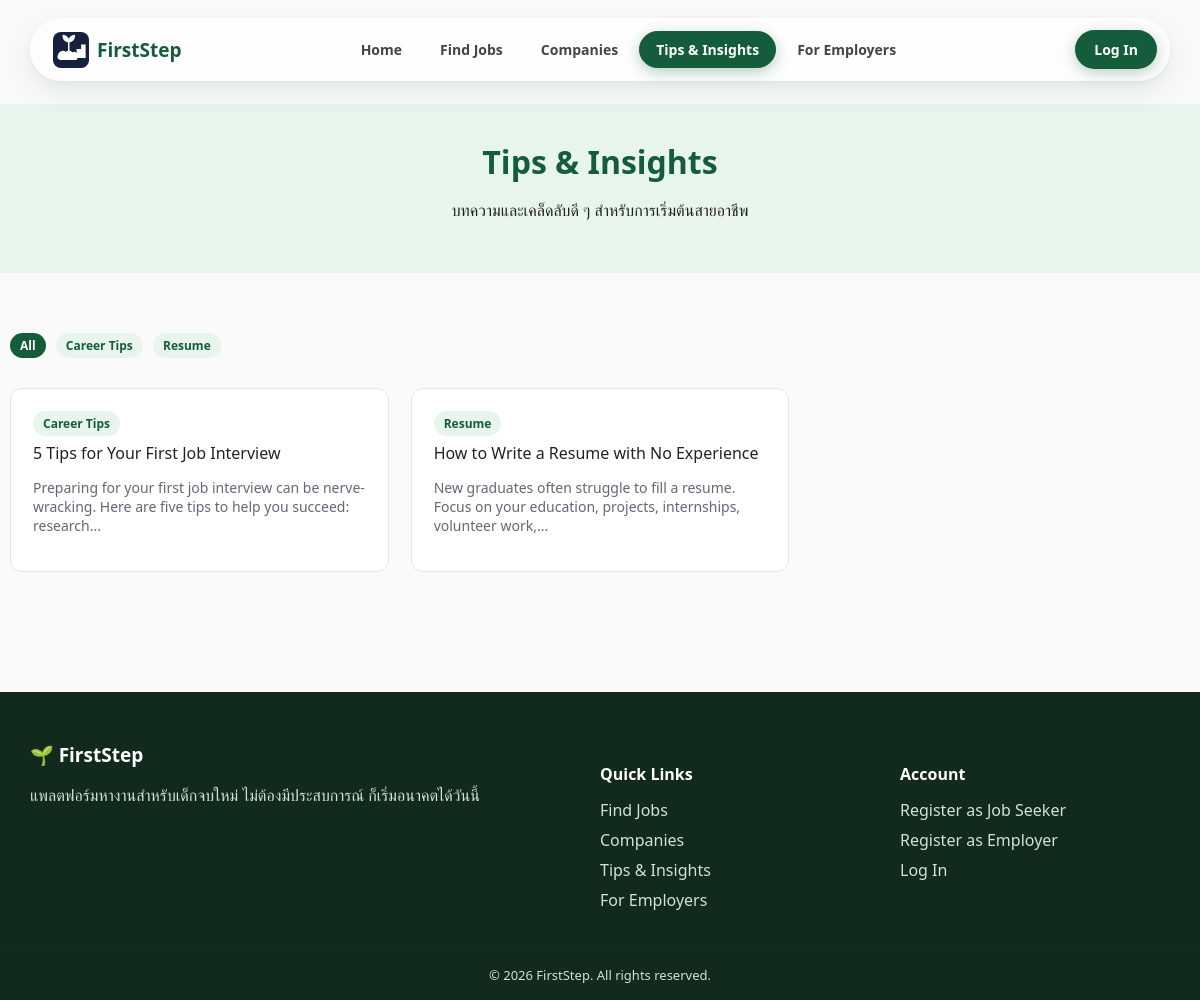
The page /tips.php on the database its author committed.
### tables this page shows
CREATE TABLE articles (
    id INT AUTO_INCREMENT PRIMARY KEY,
    title VARCHAR(200) NOT NULL,
    category VARCHAR(100),
    image VARCHAR(255),
    content TEXT,
    created_at DATETIME DEFAULT CURRENT_TIMESTAMP
);

### includes/auth.php (called while the page is built, shortened)
<?php
function isLoggedIn() {
    return isset($_SESSION['user_id']);
}
function currentUser() {
    if (!isLoggedIn()) return null;
    return [
        'id' => $_SESSION['user_id'],
        'name' => $_SESSION['user_name'],
        'role' => $_SESSION['user_role'],
        'email' => $_SESSION['user_email'],
    ];
}

### tips.php (the view, shortened to what this page needs)
<?php
require_once __DIR__ . '/config/database.php';
$category = trim($_GET['category'] ?? '');
$sql = "SELECT * FROM articles";
$params = [];
$sql .= " ORDER BY created_at DESC";
$stmt = $pdo->prepare($sql);
$stmt->execute($params);
$articles = $stmt->fetchAll();
$categories = $pdo->query("SELECT DISTINCT category FROM articles")->fetchAll(PDO::FETCH_COLUMN);
require_once __DIR__ . '/includes/header.php';
?>
<div class="page-header">
  <div class="container">
    <h1>Tips &amp; Insights</h1>
    <p>บทความและเคล็ดลับดี ๆ สำหรับการเริ่มต้นสายอาชีพ</p>
  </div>
</div>
<div class="container section">
  <div style="margin-bottom:24px;">
    <a href="tips.php" class="tag" style="<?= $category==''?'background:var(--green-dark);color:#fff;':'' ?>">All</a>
    <?php foreach ($categories as $c): ?>
      <a href="tips.php?category=<?= urlencode($c) ?>" class="tag" style="<?= $category==$c?'background:var(--green-dark);color:#fff;':'' ?>"><?= htmlspecialchars($c) ?></a>
    <?php endforeach; ?>
  </div>
  <div class="grid grid-3">
    <?php foreach ($articles as $a): ?>
    <a href="article-detail.php?id=<?= $a['id'] ?>" class="card article-card">
      <div class="tag"><?= htmlspecialchars($a['category']) ?></div>
      <div class="job-title"><?= htmlspecialchars($a['title']) ?></div>
      <p style="color:var(--muted);font-size:14px;"><?= htmlspecialchars(mb_substr($a['content'],0,110)) ?>...</p>
    </a>
    <?php endforeach; ?>
  </div>
</div>
<?php require_once __DIR__ . '/includes/footer.php'; ?>

### includes/header.php (shortened to what this page needs)
<?php
require_once __DIR__ . '/auth.php';
$user = currentUser();
$current = basename($_SERVER['PHP_SELF']);
?>
<!DOCTYPE html>
<html lang="th">
<head>
<link rel="stylesheet" href="<?= isset($base) ? $base : '' ?>assets/css/style.css?v=6">
</head>
<body class="<?= isset($bodyClass) ? htmlspecialchars($bodyClass) : '' ?>">
<header class="site-header">
  <div class="container header-inner">
    <a href="<?= isset($base) ? $base : '' ?>index.php" class="logo">
      <span class="logo-icon">
      </span> FirstStep
    </a>
    <nav class="main-nav">
      <a href="<?= isset($base) ? $base : '' ?>index.php" class="<?= $current=='index.php'?'active':'' ?>">Home</a>
      <a href="<?= isset($base) ? $base : '' ?>jobs.php" class="<?= $current=='jobs.php'?'active':'' ?>">Find Jobs</a>
      <a href="<?= isset($base) ? $base : '' ?>companies.php" class="<?= $current=='companies.php'?'active':'' ?>">Companies</a>
      <a href="<?= isset($base) ? $base : '' ?>tips.php" class="<?= $current=='tips.php'?'active':'' ?>">Tips &amp; Insights</a>
      <a href="<?= isset($base) ? $base : '' ?>employers.php" class="<?= $current=='employers.php'?'active':'' ?>">For Employers</a>
    </nav>
    <div class="header-actions">
      <?php if ($user): ?>
        <div class="user-menu">
          <span class="hello">Hi, <?= htmlspecialchars($user['name']) ?></span>
          <?php if ($user['role']=='jobseeker'): ?>
            <a href="<?= isset($base) ? $base : '' ?>dashboard-jobseeker.php" class="btn btn-outline">Dashboard</a>
          <?php elseif ($user['role']=='employer'): ?>
            <a href="<?= isset($base) ? $base : '' ?>dashboard-employer.php" class="btn btn-outline">Dashboard</a>
          <?php elseif ($user['role']=='admin'): ?>
            <a href="<?= isset($base) ? $base : '' ?>admin/index.php" class="btn btn-outline">Admin</a>
          <?php endif; ?>
          <a href="<?= isset($base) ? $base : '' ?>logout.php" class="btn btn-primary">Log Out</a>
        </div>
      <?php else: ?>
        <a href="<?= isset($base) ? $base : '' ?>login.php" class="btn btn-login">Log In</a>
      <?php endif; ?>
    </div>
  </div>
</header>
<main>

### includes/footer.php
</main>
<footer class="site-footer">
  <div class="container footer-inner">
    <div>
      <div class="logo">🌱 FirstStep</div>
      <p>แพลตฟอร์มหางานสำหรับเด็กจบใหม่ ไม่ต้องมีประสบการณ์ ก็เริ่มอนาคตได้วันนี้</p>
    </div>
    <div>
      <h4>Quick Links</h4>
      <a href="jobs.php">Find Jobs</a>
      <a href="companies.php">Companies</a>
      <a href="tips.php">Tips &amp; Insights</a>
      <a href="employers.php">For Employers</a>
    </div>
    <div>
      <h4>Account</h4>
      <a href="register-jobseeker.php">Register as Job Seeker</a>
      <a href="register-employer.php">Register as Employer</a>
      <a href="login.php">Log In</a>
    </div>
  </div>
  <div class="footer-bottom">&copy; <?= date('Y') ?> FirstStep. All rights reserved.</div>
</footer>
</body>
</html>

### assets/css/style.css (style rules this page uses)
:root { --green:#1f7a4d; --green-dark:#155c3a; --green-light:#e8f5ee; --blue:#2f8fe0; --text:#222; --muted:#667; --border:#e3e6e8; }
* { box-sizing:border-box; }
body { margin:0;font-family:'Segoe UI',Tahoma,Arial,sans-serif;color:var(--text);background:#fafafa; }
a { text-decoration:none;color:inherit; }
.container { max-width:1180px;margin:0 auto;padding:0 20px; }
body { padding-top:104px; }
.site-header { position:fixed; top:18px; left:50%; transform:translateX(-50%); width:calc(100% - 40px); max-width:1140px; background:rgba(255,255,255,.5); backdrop-filter:blur(18px) saturate(160%); -webkit-backdrop-filter:blur(18px) saturate(160%); border:1px solid rgba(255,255,255,.5); border-radius:999px; box-shadow:0 10px 30px rgba(20,60,40,.10),0 2px 8px rgba(0,0,0,.04); z-index:100; transition:box-shadow .2s ease,background .2s ease; }
.header-inner { display:flex;align-items:center;justify-content:space-between;padding:8px 12px 8px 22px; }
.logo { font-weight:800;font-size:19px;color:var(--green-dark);display:flex;align-items:center;gap:8px; }
.main-nav { display:flex;gap:4px;background:rgba(255,255,255,.35);border-radius:999px;padding:4px; }
.main-nav a { font-weight:600;font-size:14px;color:#444;padding:8px 16px;border-radius:999px;border:1px solid transparent;transition:all .25s cubic-bezier(.4,0,.2,1);display:inline-block; }
.main-nav a.active { background:var(--green-dark);color:#fff;border-color:var(--green-dark);box-shadow:0 4px 14px rgba(21,92,58,.3); }
.header-actions { display:flex;align-items:center;gap:10px; }
.btn { padding:9px 18px;border-radius:24px;font-weight:600;font-size:14px;display:inline-block;border:1px solid transparent;cursor:pointer;transition:all .2s ease; }
.btn-login { background:var(--green-dark);color:#fff;box-shadow:0 4px 14px rgba(21,92,58,.28); }
.logo-icon { display:inline-flex;align-items:center;justify-content:center;line-height:0; }
.section { padding:60px 0; }
.grid { display:grid;gap:22px; }
.grid-3 { grid-template-columns:repeat(3,1fr); }
.card { background:#fff;border:1px solid var(--border);border-radius:12px;padding:22px;transition:.2s; }
.tag { display:inline-block;background:var(--green-light);color:var(--green-dark);font-size:12px;font-weight:600;padding:4px 10px;border-radius:20px;margin-right:6px;margin-bottom:6px; }
.page-header { background:var(--green-light);padding:36px 0;text-align:center; }
.page-header h1 { margin:0 0 6px;color:var(--green-dark); }
.site-footer { background:#12291d;color:#cfe3d6;padding:50px 0 0;margin-top:60px; }
.footer-inner { display:grid;grid-template-columns:2fr 1fr 1fr;gap:30px;padding-bottom:30px; }
.footer-inner .logo { color:#fff; }
.footer-inner h4 { color:#fff;margin-bottom:14px; }
.footer-inner a { display:block;margin-bottom:8px;color:#cfe3d6; }
.footer-bottom { text-align:center;padding:16px;border-top:1px solid #24443320;font-size:13px; }

### rows shown on the page
articles: category "Career Tips", title "5 Tips for Your First Job Interview", content "Preparing for your first job interview can be nerve-wracking. Here are five tips to help you succeed: research"
articles: category "Resume", title "How to Write a Resume with No Experience", content "New graduates often struggle to fill a resume. Focus on your education, projects, internships, volunteer work,"

### other values the page prints
$c "Career Tips"
$c "Resume"
